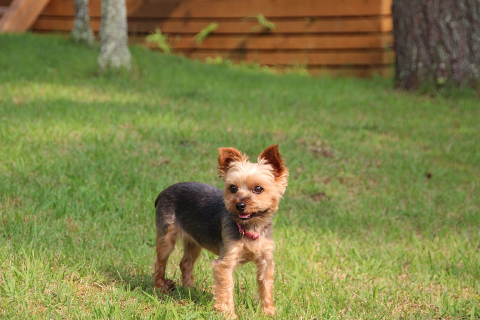
#> input picture ch3/3.4/yorkie.png, 480 x 320 px
$ python hconcat.py
#> lines starting #> are read from the running program, lines starting #| are printed output that depends on the picture
import cv2
from cv2 import hconcat

img1 = cv2.imread('yorkie.png', cv2.IMREAD_COLOR)
#> img1 is the input picture: shape (320, 480, 3); mean B, G, R 71.8, 129.3, 128.4
img2 = cv2.imread('yorkie_flip_0.png', cv2.IMREAD_COLOR)
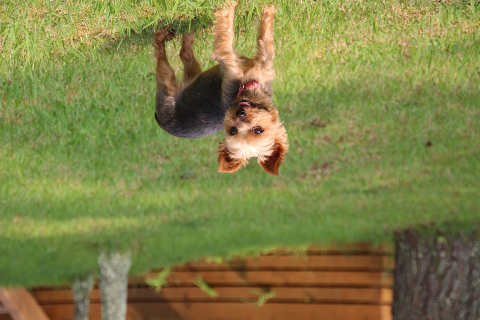
#> input picture ch3/3.4/yorkie_flip_0.png, 480 x 320 px
#> img2 is the input picture: shape (320, 480, 3); mean B, G, R 71.8, 129.3, 128.4

hconcat_img = cv2.hconcat([img1, img2])
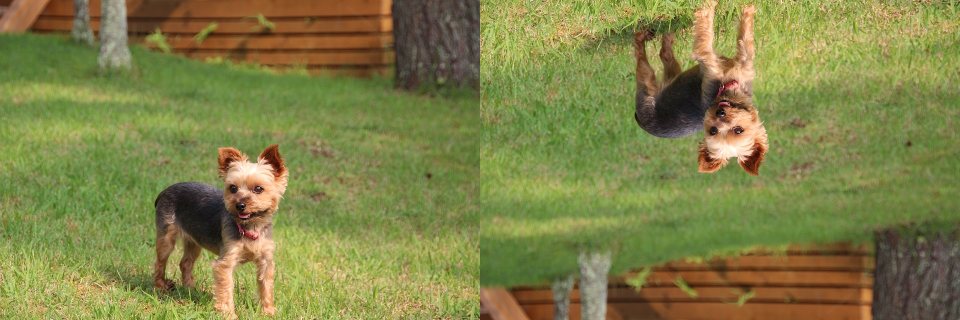
#> hconcat_img: shape (320, 960, 3); mean B, G, R 71.8, 129.3, 128.4

cv2.imshow('img1', img1)
cv2.imshow('img2', img2)
cv2.imshow('hconcat_img', hconcat_img)
cv2.waitKey(0)
cv2.destroyAllWindows()
